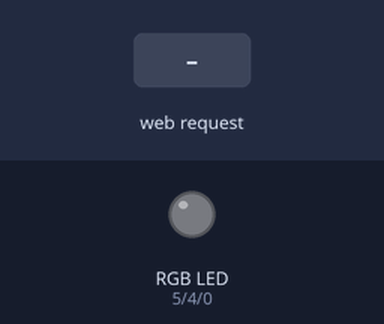
Simulated run of this sketch. Board: ESP8266 (NodeMCU). On the bench: an RGB LED mixed from three pins (HIGH = lit). The inputs (shaded band) are chosen by the test bench. WiFi joins after 1.5 s; servers stay silent unless stated; what the sketch prints to the serial monitor is not drawn.

Above: at 2.7 s.
2.8 s: HTTP request GET /RED_ON received
At 4.6 s:
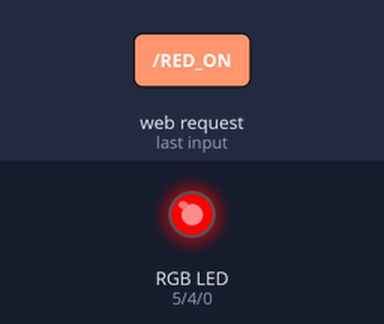
5.3 s: HTTP request GET /GREEN_ON received
At 7.5 s:
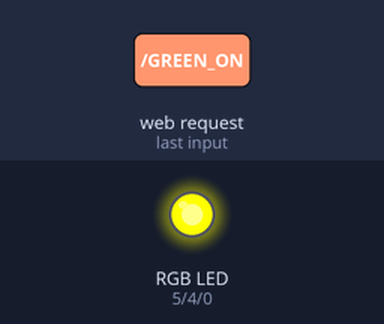
7.8 s: HTTP request GET /RED_OFF received
At 9.6 s:
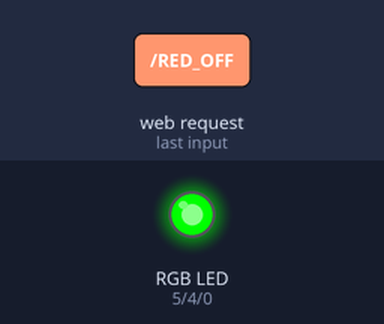
10.3 s: HTTP request GET /BLUE_ON received
At 12.5 s:
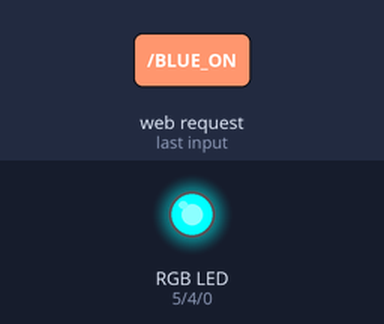
12.8 s: HTTP request GET /GREEN_OFF received
At 14.6 s:
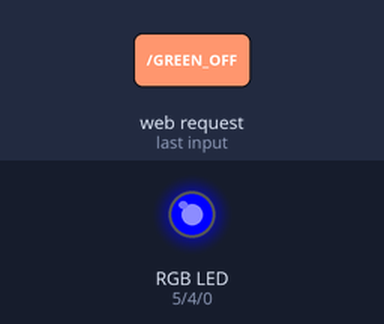
15.3 s: HTTP request GET /RED_ON received
At 17.7 s:
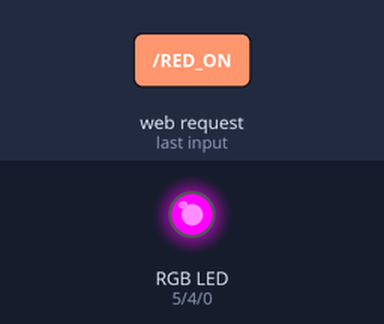
Timing chart, 0 to 18.8 s (numbered marks = the images above; inputs shaded):
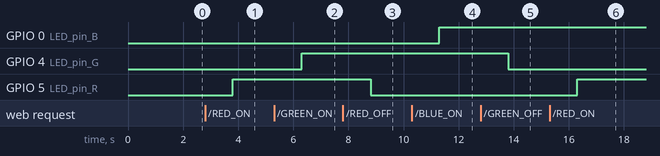

The sketch:

LED_RGB_POST.ino
```cpp
#include <ESP8266WiFi.h>


const char* ssid = "SMART324_3"; // 네트워크 이름

const char* password = "76543210"; // 네트워크 비밀번호


WiFiServer server(80);


// 변수 지정

int LED_pin_R = 5; // D1

int LED_pin_G = 4; // D2

int LED_pin_B = 0; // D3


// Anode

int turn_on = 1;

int turn_off = 0;


// Cathode

// int turn_on = 1;

// int turn_off = 0;


void setup() {

  Serial.begin(115200);

  delay(10);


  pinMode(LED_pin_R, OUTPUT);

  pinMode(LED_pin_G, OUTPUT);

  pinMode(LED_pin_B, OUTPUT);

  digitalWrite(LED_pin_R, turn_off);

  digitalWrite(LED_pin_G, turn_off);

  digitalWrite(LED_pin_B, turn_off);


  // Connect to WiFi network

  Serial.println();

  Serial.println();

  Serial.print("Connecting to ");

  Serial.println(ssid);


  WiFi.begin(ssid, password);


  while (WiFi.status() != WL_CONNECTED) {

    delay(500);

    Serial.print(".");

  }

  Serial.println("");

  Serial.println("WiFi connected");


  // Start the server

  server.begin();

  Serial.println("Server started");


  // Print the IP address

  Serial.print("Use this URL to connect: ");

  Serial.print("http://");

  Serial.print(WiFi.localIP());

  Serial.println("/");


}


void loop() {

  // Check if a client has connected

  WiFiClient client = server.available();

  if (!client) {

    return;

  }


  // Wait until the client sends some data

  Serial.println("new client");

  while(!client.available()){

    delay(1);

  }


  // Read the first line of the request

  String test3 = client.readString();
  Serial.println(test3);

  client.flush();


  // Match the request


  int value_R = turn_off;

  int value_G = turn_off;

  int value_B = turn_off;


  if (test3.indexOf("RED_ON") != -1)  {

    digitalWrite(LED_pin_R, turn_on);

    value_R = turn_on;

  }

  if (test3.indexOf("RED_OFF") != -1)  {

    digitalWrite(LED_pin_R, turn_off);

    value_R = turn_off;

  }


  if (test3.indexOf("GREEN_ON") != -1)  {

    digitalWrite(LED_pin_G, turn_on);

    value_G = turn_on;

  }

  if (test3.indexOf("GREEN_OFF") != -1)  {

    digitalWrite(LED_pin_G, turn_off);

    value_G = turn_off;

  }


  if (test3.indexOf("BLUE_ON") != -1)  {

    digitalWrite(LED_pin_B, turn_on);

    value_B = turn_on;

  }

  if (test3.indexOf("BLUE_OFF") != -1)  {

    digitalWrite(LED_pin_B, turn_off);

    value_B = turn_off;

  }


  // Return the response

  client.println("HTTP/1.1 200 OK");

  client.println("Content-Type: text/html");

  client.println(""); //  do not forget this one

  client.println("<!DOCTYPE HTML>");

  client.println("<html>");


  client.println("<meta http-equiv='Content-Type' content='text/html' charset='utf-8'/>");


  client.println("<br><br>");

  client.println("<form action='\r' method='post'>");
  client.println("  <input type='submit' name='/RED_ON\' value='RED_ON'> ");
  client.println("  <input type='submit' name='/RED_OFF\' value='RED_OFF'> ");
  client.println("  <input type='submit' name='/GREEN_ON\' value='GREEN_ON'> ");
  client.println("  <input type='submit' name='/GREEN_OFF\' value='GREEN_OFF'> ");
  client.println("  <input type='submit' name='/BLUE_ON\' value='BLUE_ON'> ");
  client.println("  <input type='submit' name='/BLUE_OFF\' value='BLUE_OFF'> ");

  client.println("</form>");

  client.println("</html>");


  delay(1);

  Serial.println("Client disonnected");

  Serial.println("");


}
```

Measured:
- after the input at 2.8 s, GPIO 5 (LED_pin_R): LOW → HIGH after 1.0 s
- after the input at 5.3 s, GPIO 4 (LED_pin_G): LOW → HIGH after 1.0 s
- after the input at 7.8 s, GPIO 5 (LED_pin_R): HIGH → LOW after 1.0 s
- after the input at 10.3 s, GPIO 0 (LED_pin_B): LOW → HIGH after 1.0 s
- after the input at 12.8 s, GPIO 4 (LED_pin_G): HIGH → LOW after 1.0 s
- after the input at 15.3 s, GPIO 5 (LED_pin_R): LOW → HIGH after 1.0 s
